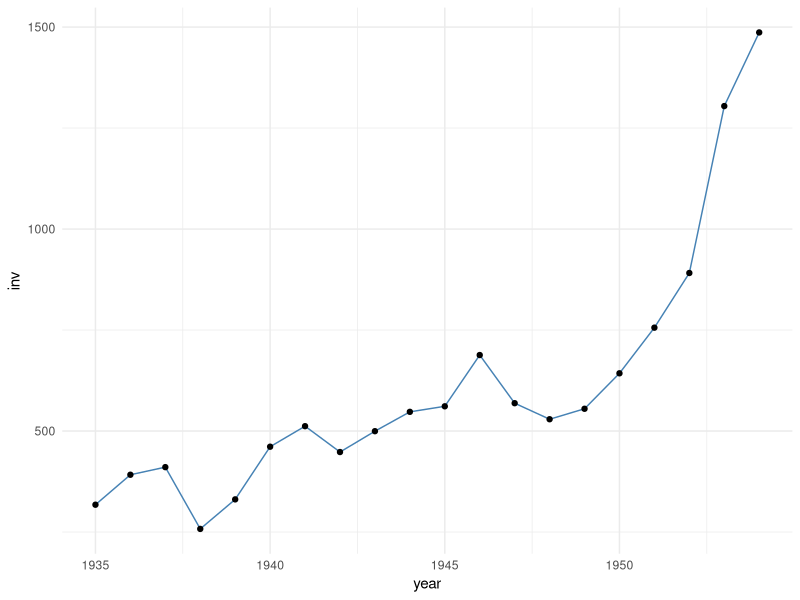
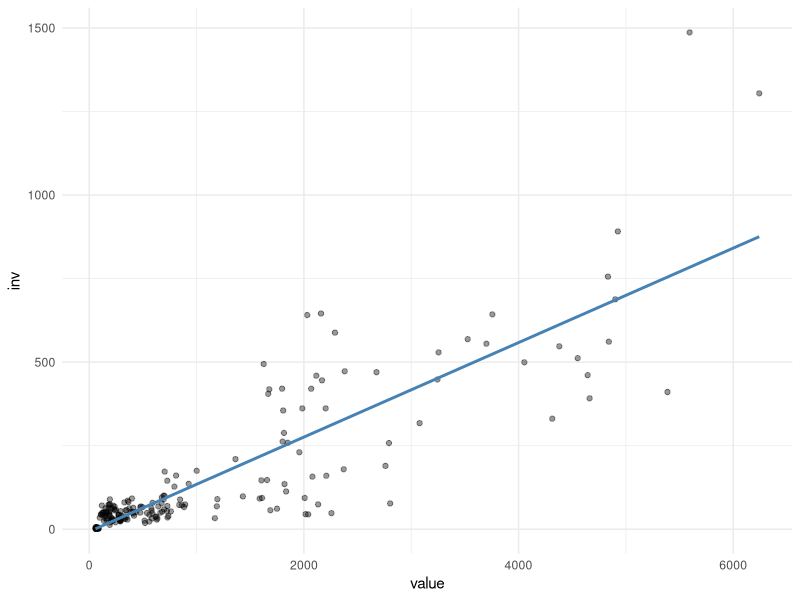
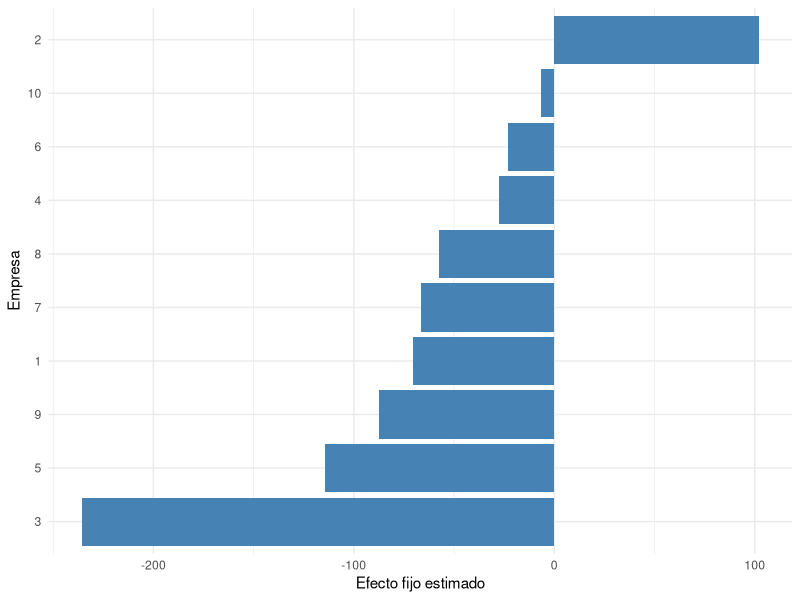
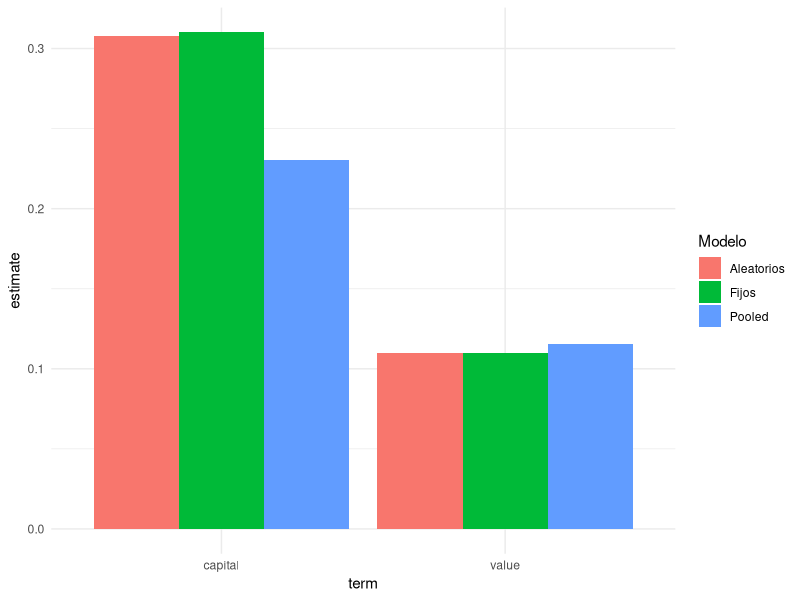
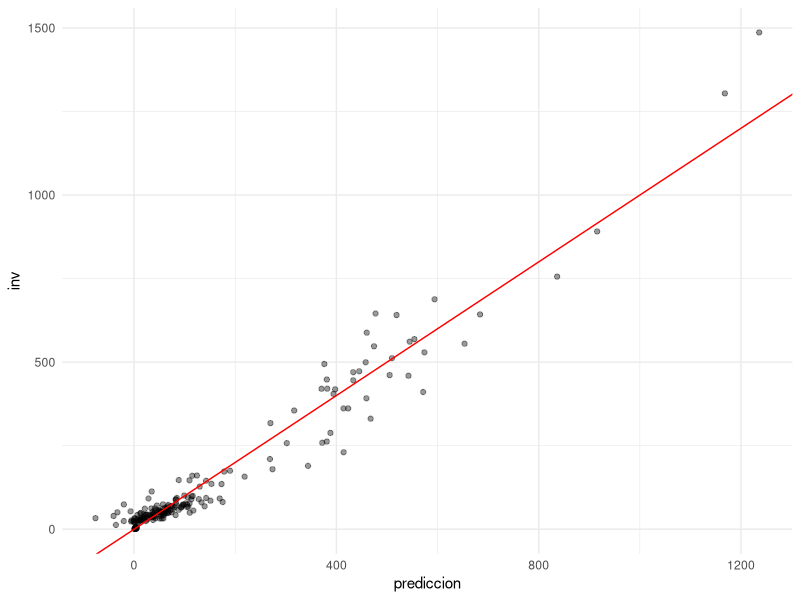
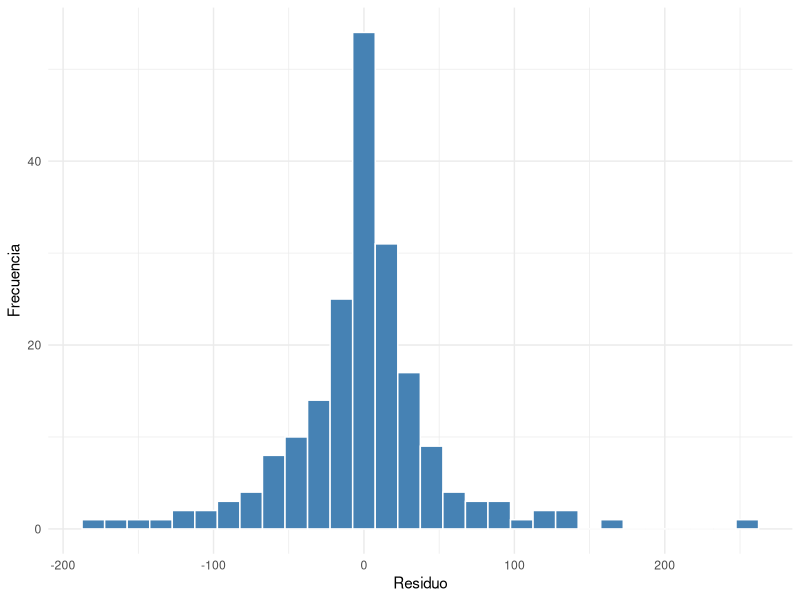

Generate these figures, in order, with R:
## ---- chunk 1
#| label: reg25-cargar-librerias
#| warning: false
#| message: false

library(tidyverse)
library(plm)
library(broom)
library(knitr)
## ---- chunk 2
#| label: reg25-cargar-datos

data(
  "Grunfeld",
  package = "plm"
)

panel_datos <- Grunfeld
## ---- chunk 3
#| label: tbl-reg25-estructura

glimpse(
  panel_datos
)
## ---- chunk 4
#| label: tbl-reg25-primeras-filas

panel_datos |>
  slice_head(
    n = 10
  ) |>
  kable(
    caption = "Primeras observaciones de la base Grunfeld"
  )
## ---- chunk 5
#| label: tbl-reg25-num-empresas

panel_datos |>
  summarise(
    Empresas =
      n_distinct(
        firm
      )
  ) |>
  kable(
    caption = "Número de empresas"
  )
## ---- chunk 6
#| label: tbl-reg25-num-periodos

panel_datos |>
  summarise(
    Periodos =
      n_distinct(
        year
      )
  ) |>
  kable(
    caption = "Número de períodos"
  )
## ---- chunk 7
#| label: fig-reg25-serie-empresa
#| fig-cap: "Inversión de una empresa a través del tiempo"

panel_datos |>
  filter(
    firm == 1
  ) |>
  ggplot(
    aes(
      x = year,
      y = inv
    )
  ) +
  geom_line(
    color = "steelblue"
  ) +
  geom_point() +
  theme_minimal()
## ---- chunk 8
#| label: tbl-reg25-balanceado

pdata.frame(
  panel_datos,
  index = c(
    "firm",
    "year"
  )
) |>
  is.pbalanced() |>
  tibble(
    Panel_Balanceado = _
  ) |>
  kable(
    caption = "Verificación de balance del panel"
  )
## ---- chunk 9
#| label: reg25-crear-panel

panel_grunfeld <- pdata.frame(
  panel_datos,
  index = c(
    "firm",
    "year"
  )
)
## ---- chunk 10
#| label: tbl-reg25-indices

index(
  panel_grunfeld
) |>
  as.data.frame() |>
  slice_head(
    n = 10
  ) |>
  kable(
    caption = "Índices del panel"
  )
## ---- chunk 11
#| label: reg25-cargar-librerias-parte2
#| warning: false
#| message: false

library(tidyverse)
library(plm)
library(broom)
library(knitr)
## ---- chunk 12
#| label: reg25-cargar-datos-parte2

data(
  "Grunfeld",
  package = "plm"
)

panel_grunfeld <- pdata.frame(
  Grunfeld,
  index = c(
    "firm",
    "year"
  )
)
## ---- chunk 13
#| label: tbl-reg25-resumen-variables

panel_grunfeld |>
  select(
    inv,
    value,
    capital
  ) |>
  summary() |>
  as.data.frame() |>
  kable(
    caption = "Resumen descriptivo de variables"
  )
## ---- chunk 14
#| label: fig-reg25-dispersion-value
#| fig-cap: "Inversión y valor de mercado"

ggplot(
  as.data.frame(panel_grunfeld),
  aes(
    x = value,
    y = inv
  )
) +
  geom_point(
    alpha = 0.4
  ) +
  geom_smooth(
    method = "lm",
    se = FALSE,
    color = "steelblue"
  ) +
  theme_minimal()
## ---- chunk 15
#| label: reg25-modelo-pooled

modelo_pooled <- plm(
  inv ~ value + capital,
  data = panel_grunfeld,
  model = "pooling"
)
## ---- chunk 16
#| label: tbl-reg25-pooled

tidy(
  modelo_pooled
) |>
  kable(
    digits = 4,
    caption = "Modelo pooled OLS"
  )
## ---- chunk 17
#| label: tbl-reg25-r2-pooled

tibble(
  R2 =
    summary(
      modelo_pooled
    )$r.squared[1]
) |>
  kable(
    digits = 4,
    caption = "R² del modelo pooled"
  )
## ---- chunk 18
#| label: reg25-modelo-fe

modelo_fe <- plm(
  inv ~ value + capital,
  data = panel_grunfeld,
  model = "within"
)
## ---- chunk 19
#| label: tbl-reg25-efectos-fijos

tidy(
  modelo_fe
) |>
  kable(
    digits = 4,
    caption = "Modelo de efectos fijos"
  )
## ---- chunk 20
#| label: tbl-reg25-efectos-individuales

fixef(
  modelo_fe
) |>
  head() |>
  as.data.frame() |>
  tibble::rownames_to_column(
    "Empresa"
  ) |>
  kable(
    digits = 4,
    caption = "Primeros efectos individuales"
  )
## ---- chunk 21
#| label: fig-reg25-efectos-fijos
#| fig-cap: "Efectos individuales estimados"

efectos_fijos <- fixef(
  modelo_fe
) |>
  as.numeric()

efectos_fijos_tabla <- tibble(
  Empresa = names(
    fixef(
      modelo_fe
    )
  ),
  Efecto = efectos_fijos
)

ggplot(
  efectos_fijos_tabla,
  aes(
    x = reorder(
      Empresa,
      Efecto
    ),
    y = Efecto
  )
) +
  geom_col(
    fill = "steelblue"
  ) +
  coord_flip() +
  theme_minimal() +
  labs(
    x = "Empresa",
    y = "Efecto fijo estimado"
  )
## ---- chunk 22
#| label: reg25-modelo-re

modelo_re <- plm(
  inv ~ value + capital,
  data = panel_grunfeld,
  model = "random"
)
## ---- chunk 23
#| label: tbl-reg25-efectos-aleatorios

tidy(
  modelo_re
) |>
  kable(
    digits = 4,
    caption = "Modelo de efectos aleatorios"
  )
## ---- chunk 24
#| label: tbl-reg25-comparacion-modelos

coef_pooled <- tidy(
  modelo_pooled
) |>
  select(
    term,
    estimate
  ) |>
  rename(
    Pooled = estimate
  )

coef_fe <- tidy(
  modelo_fe
) |>
  select(
    term,
    estimate
  ) |>
  rename(
    Efectos_Fijos = estimate
  )

coef_re <- tidy(
  modelo_re
) |>
  select(
    term,
    estimate
  ) |>
  rename(
    Efectos_Aleatorios = estimate
  )

coef_pooled |>
  left_join(
    coef_fe,
    by = "term"
  ) |>
  left_join(
    coef_re,
    by = "term"
  ) |>
  kable(
    digits = 4,
    caption = "Comparación de coeficientes"
  )
## ---- chunk 25
#| label: fig-reg25-comparacion-grafica
#| fig-cap: "Comparación de estimadores"

bind_rows(
  tidy(modelo_pooled) |>
    mutate(Modelo = "Pooled"),
  tidy(modelo_fe) |>
    mutate(Modelo = "Fijos"),
  tidy(modelo_re) |>
    mutate(Modelo = "Aleatorios")
) |>
  filter(
    term != "(Intercept)"
  ) |>
  ggplot(
    aes(
      x = term,
      y = estimate,
      fill = Modelo
    )
  ) +
  geom_col(
    position = "dodge"
  ) +
  theme_minimal()
## ---- chunk 26
#| label: tbl-reg25-cuando-usar

tibble(
  Modelo = c(
    "Pooled",
    "Efectos Fijos",
    "Efectos Aleatorios"
  ),
  Uso = c(
    "Sin heterogeneidad",
    "Heterogeneidad correlacionada",
    "Heterogeneidad no correlacionada"
  )
) |>
  kable(
    caption = "Uso general de los modelos de panel"
  )
## ---- chunk 27
#| label: reg25-cargar-librerias-parte3
#| warning: false
#| message: false

library(tidyverse)
library(plm)
library(broom)
library(knitr)
## ---- chunk 28
#| label: reg25-cargar-datos-parte3

data(
  "Grunfeld",
  package = "plm"
)

panel_grunfeld <- pdata.frame(
  Grunfeld,
  index = c(
    "firm",
    "year"
  )
)
## ---- chunk 29
#| label: reg25-modelos-finales

modelo_pooled <- plm(
  inv ~ value + capital,
  data = panel_grunfeld,
  model = "pooling"
)

modelo_fe <- plm(
  inv ~ value + capital,
  data = panel_grunfeld,
  model = "within"
)

modelo_re <- plm(
  inv ~ value + capital,
  data = panel_grunfeld,
  model = "random"
)
## ---- chunk 30
#| label: tbl-reg25-r2-modelos

tibble(
  Modelo = c(
    "Pooled",
    "Efectos fijos",
    "Efectos aleatorios"
  ),
  R2 = c(
    summary(modelo_pooled)$r.squared[1],
    summary(modelo_fe)$r.squared[1],
    summary(modelo_re)$r.squared[1]
  )
) |>
  kable(
    digits = 4,
    caption = "Comparación de R²"
  )
## ---- chunk 31
#| label: tbl-reg25-breusch-pagan

plmtest(
  modelo_pooled,
  type = "bp"
)
## ---- chunk 32
#| label: tbl-reg25-test-fijos

pFtest(
  modelo_fe,
  modelo_pooled
)
## ---- chunk 33
#| label: tbl-reg25-hausman

phtest(
  modelo_fe,
  modelo_re
)
## ---- chunk 34
#| label: tbl-reg25-decision

tibble(
  Resultado = c(
    "Valor p pequeño",
    "Valor p grande"
  ),
  Decision = c(
    "Elegir efectos fijos",
    "Elegir efectos aleatorios"
  )
) |>
  kable(
    caption = "Regla de decisión para Hausman"
  )
## ---- chunk 35
#| label: tbl-reg25-coeficientes-finales

tidy(
  modelo_fe
) |>
  kable(
    digits = 4,
    caption = "Coeficientes finales del modelo"
  )
## ---- chunk 36
#| label: reg25-predicciones

panel_pred <- panel_grunfeld |>
  mutate(
    prediccion =
      as.numeric(
        predict(
          modelo_fe
        )
      )
  )
## ---- chunk 37
#| label: tbl-reg25-predicciones

panel_pred |>
  summarise(
    Minimo =
      min(prediccion),
    Media =
      mean(prediccion),
    Maximo =
      max(prediccion)
  ) |>
  kable(
    digits = 3,
    caption = "Resumen de predicciones"
  )
## ---- chunk 38
#| label: fig-reg25-observado-predicho
#| fig-cap: "Valores observados y predichos"

ggplot(
  panel_pred,
  aes(
    x = prediccion,
    y = inv
  )
) +
  geom_point(
    alpha = 0.4
  ) +
  geom_abline(
    slope = 1,
    intercept = 0,
    color = "red"
  ) +
  theme_minimal()
## ---- chunk 39
#| label: reg25-residuos

panel_pred <- as.data.frame(
  panel_pred
) |>
  mutate(
    inv = as.numeric(
      inv
    ),
    prediccion = as.numeric(
      prediccion
    ),
    residuo =
      inv - prediccion
  )
## ---- chunk 40
#| label: fig-reg25-residuos
#| fig-cap: "Distribución de residuos"

ggplot(
  panel_pred,
  aes(
    x = as.numeric(
      residuo
    )
  )
) +
  geom_histogram(
    bins = 30,
    fill = "steelblue",
    color = "white"
  ) +
  theme_minimal() +
  labs(
    x = "Residuo",
    y = "Frecuencia"
  )
## ---- chunk 41
#| label: tbl-reg25-flujo-completo

tibble(
  Paso = 1:7,
  Actividad = c(
    "Preparar panel",
    "Estimar pooled",
    "Estimar efectos fijos",
    "Estimar efectos aleatorios",
    "Aplicar Hausman",
    "Seleccionar modelo",
    "Interpretar resultados"
  )
) |>
  kable(
    caption = "Flujo de trabajo para datos de panel"
  )
